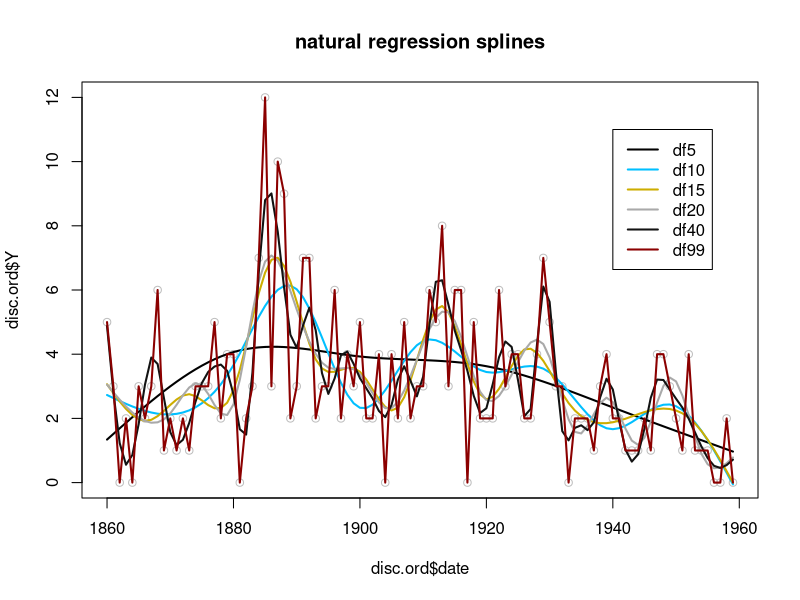
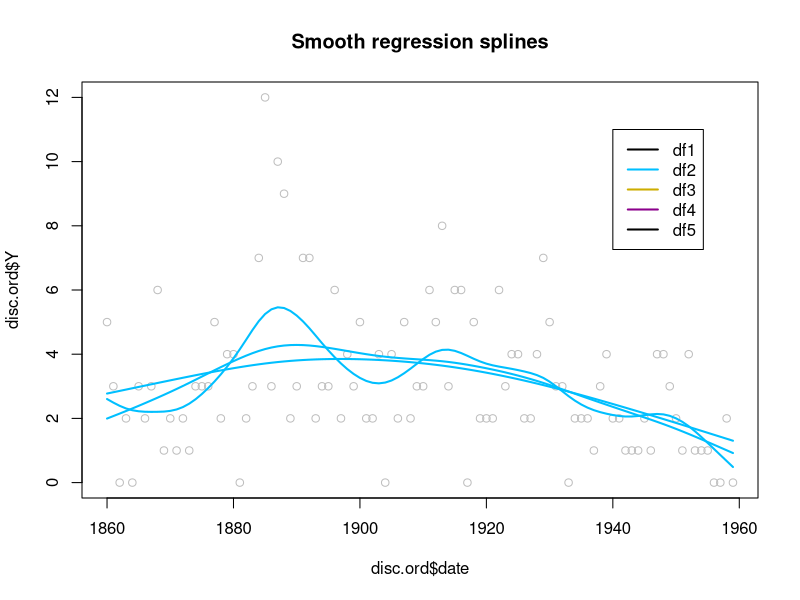
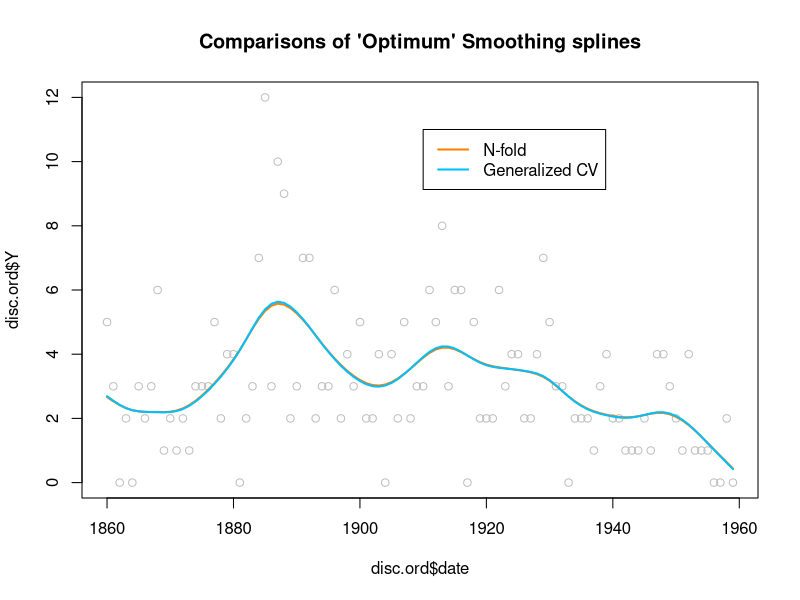

R code for these plots, in order:
library(datasets)
library(reshape2)
disc <- data.frame(Y=as.matrix(discoveries), date=time(discoveries))
disc.ord <- disc[order(disc$date),]
quartz(h=7,w=6)
plot(x=disc.ord$date,y=disc.ord$Y, main="natural regression splines", col="gray")

legend(x=1940, y=11, legend=c("df5","df10","df15","df20","df40","df99"), lty="solid", col=colors()[c(24,121,145,80,160,100)], lwd=2)
library(splines)
ns(disc$date,df=5)
nat.spl.5 <- lm(data=disc.ord, disc.ord$Y ~ ns(disc.ord$date,df=5))
summary(nat.spl.5)
lines(x=disc.ord$date, y=predict(nat.spl.5, newdata=disc.ord), col=colors()[24], lwd=2)


ns(disc$date,df=10)
nat.spl.10 <- lm(data=disc.ord, disc.ord$Y ~ ns(disc.ord$date,df=10))
summary(nat.spl.10)
lines(x=disc.ord$date, y=predict(nat.spl.10, newdata=disc.ord), col=colors()[121], lwd=2)


ns(disc$date,df=15)
nat.spl.15 <- lm(data=disc.ord, disc.ord$Y ~ ns(disc.ord$date,df=15))
summary(nat.spl.15)
lines(x=disc.ord$date, y=predict(nat.spl.15, newdata=disc.ord), col=colors()[145], lwd=2)

ns(disc$date,df=20)
nat.spl.20 <- lm(data=disc.ord, disc.ord$Y ~ ns(disc.ord$date,df=20))
summary(nat.spl.20)
lines(x=disc.ord$date, y=predict(nat.spl.20, newdata=disc.ord), col=colors()[80], lwd=2)

ns(disc$date,df=40)
nat.spl.40 <- lm(data=disc.ord, disc.ord$Y ~ ns(disc.ord$date,df=40))
summary(nat.spl.40)
lines(x=disc.ord$date, y=predict(nat.spl.40, newdata=disc.ord), col=colors()[160], lwd=2)

ns(disc$date,df=99)
nat.spl.99 <- lm(data=disc.ord, disc.ord$Y ~ ns(disc.ord$date,df=99))
summary(nat.spl.99)
lines(x=disc.ord$date, y=predict(nat.spl.99, newdata=disc.ord), col=colors()[100], lwd=2)


quartz(h=7,w=6,pointsize=11)
plot(x=disc.ord$date,y=disc.ord$Y, main="Smooth regression splines", col="gray")

legend(x=1940, y=11, legend=c("df1","df2","df3","df4","df5"), lty="solid", col=colors()[c(24,121,145,84)], lwd=2)

# Smoothing spline using smooth.spline()
# Note: Can specify DF.  
# If not specified, Generalized Crossvalidation is used to find "best" lambda 
#   and estimate equivalent DF,

sm.spl.3 <- smooth.spline(x=disc.ord$date, y=disc.ord$Y, df=3)
sm.spl.3
lines(sm.spl.3, col=colors()[121], lwd=2)


sm.spl.5 <- smooth.spline(x=disc.ord$date, y=disc.ord$Y, df=5)
sm.spl.5
lines(sm.spl.5, col=colors()[121], lwd=2)

sm.spl.10 <- smooth.spline(x=disc.ord$date, y=disc.ord$Y, df=10)
sm.spl.5
lines(sm.spl.10, col=colors()[121], lwd=2)



# Optimal Spline.  
#   "cv=TRUE" uses N-fold CV.  NOT RECOMMENDED IF DUPLICATE VALUES OF X EXIST
#   "CV=FALSE" uses generalized CV (GCV)

# IN THIS EXAMPLE, GCV Doesn't work well.  N-Fold *seems* to do something reasonable.
quartz(h=7,w=6)
plot(x=disc.ord$date,y=disc.ord$Y, main="Comparisons of 'Optimum' Smoothing splines", col="gray")

legend(x=1910, y=11, legend=c("N-fold","Generalized CV"), lty="solid", col=colors()[c(91,121)], lwd=2)
sm.spl.opt <- smooth.spline(x=disc.ord$date, y=disc.ord$Y,  cv=TRUE)
sm.spl.opt
lines(sm.spl.opt, col=colors()[91], lwd=2)

sm.spl.opt2 <- smooth.spline(x=disc.ord$date, y=disc.ord$Y,  cv=FALSE)
sm.spl.opt2
lines(sm.spl.opt2, col=colors()[121], lwd=2)



